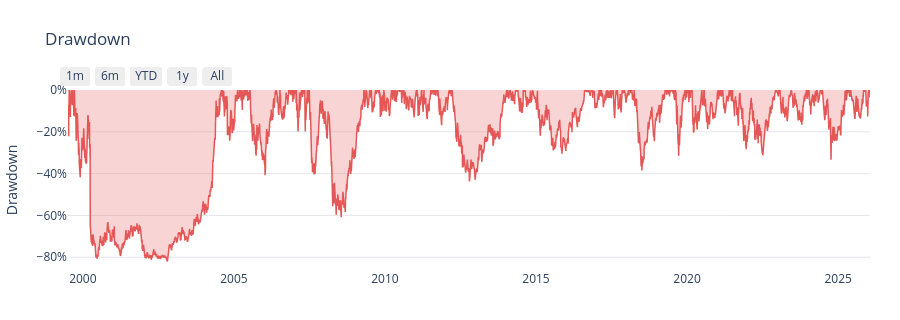

The code cell stored with this chart in its notebook:
### Markdown cell above
## Drawdown: `q.plot.drawdown`

The underwater chart — cumulative drawdown from the running peak:

### Code cell
fig = q.plot.drawdown(strategy)
fig.show()

### Figure 1 — Plotly figure (JSON) as saved in the notebook; plotly's stock layout.template omitted (floating-point values rounded to 4 significant figures; data arrays with more than 128 entries replaced by an {"elided": "..."} marker saying what was removed)
{"data": [{"fill": "tozeroy", "fillcolor": "rgba(228, 87, 86, 0.25)", "line": {"color": "#E45756", "width": 1.5}, "mode": "lines", "name": "Drawdown", "type": "scatter", "x": {"elided": "6677 str values"}, "y": {"elided": "6677 float values"}}], "layout": {"height": 320, "hovermode": "x unified", "legend": {"orientation": "h", "x": 0, "xanchor": "left", "y": 1.02}, "margin": {"b": 50, "l": 60, "r": 30, "t": 90}, "title": {"text": "Drawdown"}, "xaxis": {"range": ["2000-01-04T00:00:00", "2026-07-23T00:00:00"], "rangeselector": {"buttons": [{"count": 1, "label": "1m", "step": "month", "stepmode": "backward"}, {"count": 6, "label": "6m", "step": "month", "stepmode": "backward"}, {"count": 1, "label": "YTD", "step": "year", "stepmode": "todate"}, {"count": 1, "label": "1y", "step": "year", "stepmode": "backward"}, {"label": "All", "step": "all"}]}, "rangeslider": {"visible": false}, "showgrid": false, "ticklabelmode": "period"}, "yaxis": {"gridcolor": "#E5E7EB", "showgrid": true, "tickformat": ".0%", "title": {"text": "Drawdown"}, "zeroline": false}}}
